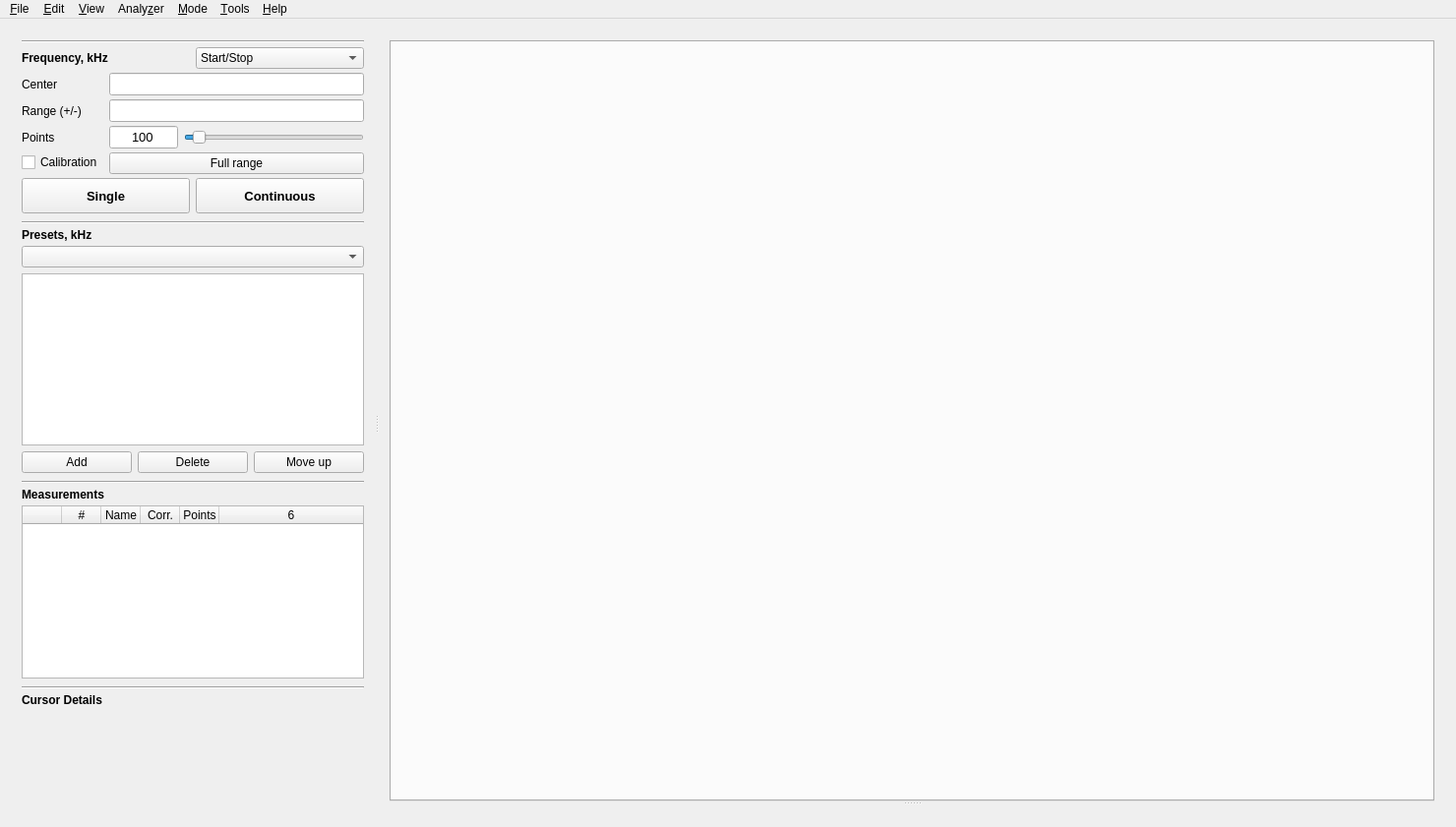
<?xml version="1.0" encoding="UTF-8"?>
<ui version="4.0">
 <class>MainWindow</class>
 <widget class="QMainWindow" name="MainWindow">
  <property name="geometry">
   <rect>
    <x>0</x>
    <y>0</y>
    <width>1480</width>
    <height>841</height>
   </rect>
  </property>
  <property name="sizePolicy">
   <sizepolicy hsizetype="Preferred" vsizetype="Preferred">
    <horstretch>0</horstretch>
    <verstretch>0</verstretch>
   </sizepolicy>
  </property>
  <property name="minimumSize">
   <size>
    <width>1000</width>
    <height>700</height>
   </size>
  </property>
  <property name="maximumSize">
   <size>
    <width>6000</width>
    <height>3000</height>
   </size>
  </property>
  <property name="windowTitle">
   <string notr="true">AntScopeZ</string>
  </property>
  <widget class="CentralWidget" name="centralWidget">
   <property name="sizePolicy">
    <sizepolicy hsizetype="Expanding" vsizetype="Expanding">
     <horstretch>0</horstretch>
     <verstretch>0</verstretch>
    </sizepolicy>
   </property>
   <property name="styleSheet">
    <string notr="true"/>
   </property>
   <layout class="QHBoxLayout" name="horizontalLayout_2">
    <item>
     <widget class="QSplitter" name="splitter">
      <property name="orientation">
       <enum>Qt::Orientation::Horizontal</enum>
      </property>
      <property name="childrenCollapsible">
       <bool>false</bool>
      </property>
      <widget class="QWidget" name="controlPane">
       <property name="minimumSize">
        <size>
         <width>260</width>
         <height>0</height>
        </size>
       </property>
       <property name="maximumSize">
        <size>
         <width>370</width>
         <height>16777215</height>
        </size>
       </property>
       <layout class="QVBoxLayout" name="verticalLayout_Left">
        <property name="spacing">
         <number>4</number>
        </property>
        <item>
         <widget class="QStackedWidget" name="modeStack">
          <widget class="QWidget" name="sweepPage">
           <layout class="QVBoxLayout" name="verticalLayout_SweepPage">
            <property name="spacing">
             <number>4</number>
            </property>
            <property name="leftMargin">
             <number>0</number>
            </property>
            <property name="topMargin">
             <number>0</number>
            </property>
            <property name="rightMargin">
             <number>0</number>
            </property>
            <property name="bottomMargin">
             <number>0</number>
            </property>
            <item>
             <widget class="Line" name="freqHeadingLine">
              <property name="orientation">
               <enum>Qt::Orientation::Horizontal</enum>
              </property>
             </widget>
            </item>
            <item>
             <layout class="QHBoxLayout" name="horizontalLayout_freqHeading">
              <item>
               <widget class="QLabel" name="freqHeading">
                <property name="font">
                 <font>
                  <bold>true</bold>
                 </font>
                </property>
                <property name="text">
                 <string>Frequency, kHz</string>
                </property>
               </widget>
              </item>
              <item>
               <widget class="NoScrollComboBox" name="scanModeCombo">
                <property name="toolTip">
                 <string>Choose how measurement frequency is entered: initial/final, or center/range</string>
                </property>
                <item>
                 <property name="text">
                  <string>Start/Stop</string>
                 </property>
                </item>
                <item>
                 <property name="text">
                  <string>Center/Range</string>
                 </property>
                </item>
               </widget>
              </item>
             </layout>
            </item>
            <item>
             <layout class="QFormLayout" name="formLayout">
              <property name="verticalSpacing">
               <number>4</number>
              </property>
              <item row="0" column="0">
               <widget class="QLabel" name="startLabel">
                <property name="text">
                 <string>Center</string>
                </property>
               </widget>
              </item>
              <item row="0" column="1">
               <widget class="QLineEdit" name="lineEdit_fqFrom">
                <property name="font">
                 <font>
                  <pointsize>10</pointsize>
                 </font>
                </property>
                <property name="text">
                 <string notr="true"/>
                </property>
                <property name="alignment">
                 <set>Qt::AlignmentFlag::AlignCenter</set>
                </property>
               </widget>
              </item>
              <item row="1" column="0">
               <widget class="QLabel" name="stopLabel">
                <property name="text">
                 <string>Range (+/-)</string>
                </property>
               </widget>
              </item>
              <item row="1" column="1">
               <widget class="QLineEdit" name="lineEdit_fqTo">
                <property name="font">
                 <font>
                  <pointsize>10</pointsize>
                 </font>
                </property>
                <property name="text">
                 <string notr="true"/>
                </property>
                <property name="frame">
                 <bool>true</bool>
                </property>
                <property name="alignment">
                 <set>Qt::AlignmentFlag::AlignCenter</set>
                </property>
                <property name="clearButtonEnabled">
                 <bool>false</bool>
                </property>
               </widget>
              </item>
              <item row="2" column="0">
               <widget class="QLabel" name="label">
                <property name="text">
                 <string>Points</string>
                </property>
               </widget>
              </item>
              <item row="2" column="1">
               <layout class="QHBoxLayout" name="horizontalLayout_points">
                <item>
                 <widget class="QLineEdit" name="lineEdit_points">
                  <property name="maximumSize">
                   <size>
                    <width>70</width>
                    <height>16777215</height>
                   </size>
                  </property>
                  <property name="font">
                   <font>
                    <pointsize>10</pointsize>
                   </font>
                  </property>
                  <property name="text">
                   <string notr="true">100</string>
                  </property>
                  <property name="alignment">
                   <set>Qt::AlignmentFlag::AlignCenter</set>
                  </property>
                 </widget>
                </item>
                <item>
                 <widget class="NoScrollSlider" name="speedAccuracySlider">
                  <property name="toolTip">
                   <string>Fast (fewer points) to Accurate (more points)</string>
                  </property>
                  <property name="minimum">
                   <number>10</number>
                  </property>
                  <property name="maximum">
                   <number>2000</number>
                  </property>
                  <property name="singleStep">
                   <number>10</number>
                  </property>
                  <property name="pageStep">
                   <number>100</number>
                  </property>
                  <property name="value">
                   <number>100</number>
                  </property>
                  <property name="orientation">
                   <enum>Qt::Orientation::Horizontal</enum>
                  </property>
                 </widget>
                </item>
               </layout>
              </item>
              <item row="3" column="0">
               <widget class="QCheckBox" name="checkBoxCalibration">
                <property name="toolTip">
                 <string>Enable calibration OSL. Attention!
        You must perform the calibration 
        process in the settings menu!</string>
                </property>
                <property name="text">
                 <string>Calibration</string>
                </property>
               </widget>
              </item>
              <item row="3" column="1">
               <widget class="QPushButton" name="fullBtn">
                <property name="toolTip">
                 <string>Set the default values of the measuring frequency range</string>
                </property>
                <property name="text">
                 <string>Full range</string>
                </property>
               </widget>
              </item>
              <item row="4" column="0" colspan="2">
               <layout class="QHBoxLayout" name="horizontalLayout">
                <item>
                 <widget class="QPushButton" name="singleStart">
                  <property name="sizePolicy">
                   <sizepolicy hsizetype="Expanding" vsizetype="Expanding">
                    <horstretch>2</horstretch>
                    <verstretch>2</verstretch>
                   </sizepolicy>
                  </property>
                  <property name="minimumSize">
                   <size>
                    <width>0</width>
                    <height>36</height>
                   </size>
                  </property>
                  <property name="maximumSize">
                   <size>
                    <width>16777215</width>
                    <height>36</height>
                   </size>
                  </property>
                  <property name="font">
                   <font>
                    <pointsize>10</pointsize>
                    <bold>true</bold>
                   </font>
                  </property>
                  <property name="toolTip">
                   <string>Run single measurement(F9)</string>
                  </property>
                  <property name="text">
                   <string>Single</string>
                  </property>
                  <property name="checkable">
                   <bool>true</bool>
                  </property>
                 </widget>
                </item>
                <item>
                 <widget class="QPushButton" name="continuousStartBtn">
                  <property name="sizePolicy">
                   <sizepolicy hsizetype="Expanding" vsizetype="Expanding">
                    <horstretch>2</horstretch>
                    <verstretch>2</verstretch>
                   </sizepolicy>
                  </property>
                  <property name="minimumSize">
                   <size>
                    <width>0</width>
                    <height>36</height>
                   </size>
                  </property>
                  <property name="maximumSize">
                   <size>
                    <width>16777215</width>
                    <height>36</height>
                   </size>
                  </property>
                  <property name="font">
                   <font>
                    <pointsize>10</pointsize>
                    <bold>true</bold>
                   </font>
                  </property>
                  <property name="toolTip">
                   <string>Run cyclic measurement(F10)</string>
                  </property>
                  <property name="text">
                   <string>Continuous</string>
                  </property>
                  <property name="checkable">
                   <bool>true</bool>
                  </property>
                 </widget>
                </item>
               </layout>
              </item>
             </layout>
            </item>
            <item>
             <spacer name="gap_1">
              <property name="orientation">
               <enum>Qt::Orientation::Vertical</enum>
              </property>
              <property name="sizeType">
               <enum>QSizePolicy::Policy::Fixed</enum>
              </property>
              <property name="sizeHint" stdset="0">
               <size>
                <width>0</width>
                <height>4</height>
               </size>
              </property>
             </spacer>
            </item>
            <item>
             <widget class="Line" name="presetsHeadingLine">
              <property name="orientation">
               <enum>Qt::Orientation::Horizontal</enum>
              </property>
             </widget>
            </item>
            <item>
             <widget class="QLabel" name="presetsHeading">
              <property name="font">
               <font>
                <bold>true</bold>
               </font>
              </property>
              <property name="text">
               <string>Presets, kHz</string>
              </property>
             </widget>
            </item>
            <item>
             <layout class="QVBoxLayout" name="verticalLayout_3">
              <item>
               <widget class="NoScrollComboBox" name="presetsBandComboBox">
                <property name="visible">
                 <bool>false</bool>
                </property>
                <property name="toolTip">
                 <string>Select a ham band to set the Start/Stop range</string>
                </property>
               </widget>
              </item>
              <item>
               <widget class="QTableWidget" name="tableWidget_presets">
                <property name="sizePolicy">
                 <sizepolicy hsizetype="Preferred" vsizetype="Expanding">
                  <horstretch>0</horstretch>
                  <verstretch>1</verstretch>
                 </sizepolicy>
                </property>
                <property name="minimumSize">
                 <size>
                  <width>0</width>
                  <height>90</height>
                 </size>
                </property>
                <property name="maximumSize">
                 <size>
                  <width>2000</width>
                  <height>1000</height>
                 </size>
                </property>
                <property name="verticalScrollBarPolicy">
                 <enum>Qt::ScrollBarPolicy::ScrollBarAsNeeded</enum>
                </property>
                <property name="horizontalScrollBarPolicy">
                 <enum>Qt::ScrollBarPolicy::ScrollBarAsNeeded</enum>
                </property>
                <property name="sizeAdjustPolicy">
                 <enum>QAbstractScrollArea::SizeAdjustPolicy::AdjustIgnored</enum>
                </property>
                <property name="editTriggers">
                 <set>QAbstractItemView::EditTrigger::NoEditTriggers</set>
                </property>
                <property name="dragEnabled">
                 <bool>true</bool>
                </property>
                <property name="dragDropOverwriteMode">
                 <bool>true</bool>
                </property>
                <property name="dragDropMode">
                 <enum>QAbstractItemView::DragDropMode::DropOnly</enum>
                </property>
                <property name="defaultDropAction">
                 <enum>Qt::DropAction::MoveAction</enum>
                </property>
                <property name="selectionMode">
                 <enum>QAbstractItemView::SelectionMode::SingleSelection</enum>
                </property>
                <property name="selectionBehavior">
                 <enum>QAbstractItemView::SelectionBehavior::SelectRows</enum>
                </property>
                <property name="rowCount">
                 <number>0</number>
                </property>
                <property name="columnCount">
                 <number>3</number>
                </property>
                <attribute name="horizontalHeaderVisible">
                 <bool>false</bool>
                </attribute>
                <attribute name="horizontalHeaderCascadingSectionResizes">
                 <bool>true</bool>
                </attribute>
                <attribute name="horizontalHeaderMinimumSectionSize">
                 <number>80</number>
                </attribute>
                <attribute name="horizontalHeaderDefaultSectionSize">
                 <number>80</number>
                </attribute>
                <attribute name="horizontalHeaderHighlightSections">
                 <bool>false</bool>
                </attribute>
                <attribute name="horizontalHeaderStretchLastSection">
                 <bool>true</bool>
                </attribute>
                <attribute name="verticalHeaderVisible">
                 <bool>false</bool>
                </attribute>
                <attribute name="verticalHeaderMinimumSectionSize">
                 <number>30</number>
                </attribute>
                <column>
                 <property name="text">
                  <string>Start</string>
                 </property>
                </column>
                <column>
                 <property name="text">
                  <string>Stop</string>
                 </property>
                </column>
                <column>
                 <property name="text">
                  <string>Points</string>
                 </property>
                </column>
               </widget>
              </item>
              <item>
               <layout class="QHBoxLayout" name="horizontalLayout_6">
                <item>
                 <widget class="QPushButton" name="presetsAddBtn">
                  <property name="toolTip">
                   <string>Add a new preset</string>
                  </property>
                  <property name="text">
                   <string>Add</string>
                  </property>
                 </widget>
                </item>
                <item>
                 <widget class="QPushButton" name="presetsDeleteBtn">
                  <property name="toolTip">
                   <string>Delete selected preset</string>
                  </property>
                  <property name="text">
                   <string>Delete</string>
                  </property>
                 </widget>
                </item>
                <item>
                 <widget class="QPushButton" name="pressetsUpBtn">
                  <property name="toolTip">
                   <string>Move up selected preset</string>
                  </property>
                  <property name="text">
                   <string>Move up</string>
                  </property>
                 </widget>
                </item>
               </layout>
              </item>
             </layout>
            </item>
           </layout>
          </widget>
         </widget>
        </item>
        <item>
         <spacer name="gap_2">
          <property name="orientation">
           <enum>Qt::Orientation::Vertical</enum>
          </property>
          <property name="sizeType">
           <enum>QSizePolicy::Policy::Fixed</enum>
          </property>
          <property name="sizeHint" stdset="0">
           <size>
            <width>0</width>
            <height>4</height>
           </size>
          </property>
         </spacer>
        </item>
        <item>
         <widget class="Line" name="measurementsHeadingLine">
          <property name="orientation">
           <enum>Qt::Orientation::Horizontal</enum>
          </property>
         </widget>
        </item>
        <item>
         <widget class="QLabel" name="measurementsHeading">
          <property name="font">
           <font>
            <bold>true</bold>
           </font>
          </property>
          <property name="text">
           <string>Measurements</string>
          </property>
         </widget>
        </item>
        <item>
         <layout class="QVBoxLayout" name="verticalLayout_5">
          <item>
           <widget class="QTableWidget" name="tableWidget_measurments">
            <property name="sizePolicy">
             <sizepolicy hsizetype="Preferred" vsizetype="Expanding">
              <horstretch>0</horstretch>
              <verstretch>1</verstretch>
             </sizepolicy>
            </property>
            <property name="minimumSize">
             <size>
              <width>0</width>
              <height>90</height>
             </size>
            </property>
            <property name="maximumSize">
             <size>
              <width>2000</width>
              <height>1000</height>
             </size>
            </property>
            <property name="verticalScrollBarPolicy">
             <enum>Qt::ScrollBarPolicy::ScrollBarAsNeeded</enum>
            </property>
            <property name="horizontalScrollBarPolicy">
             <enum>Qt::ScrollBarPolicy::ScrollBarAsNeeded</enum>
            </property>
            <property name="sizeAdjustPolicy">
             <enum>QAbstractScrollArea::SizeAdjustPolicy::AdjustIgnored</enum>
            </property>
            <property name="editTriggers">
             <set>QAbstractItemView::EditTrigger::NoEditTriggers</set>
            </property>
            <property name="dragEnabled">
             <bool>true</bool>
            </property>
            <property name="dragDropOverwriteMode">
             <bool>true</bool>
            </property>
            <property name="dragDropMode">
             <enum>QAbstractItemView::DragDropMode::DropOnly</enum>
            </property>
            <property name="defaultDropAction">
             <enum>Qt::DropAction::MoveAction</enum>
            </property>
            <property name="alternatingRowColors">
             <bool>false</bool>
            </property>
            <property name="selectionMode">
             <enum>QAbstractItemView::SelectionMode::SingleSelection</enum>
            </property>
            <property name="selectionBehavior">
             <enum>QAbstractItemView::SelectionBehavior::SelectRows</enum>
            </property>
            <property name="verticalScrollMode">
             <enum>QAbstractItemView::ScrollMode::ScrollPerItem</enum>
            </property>
            <property name="showGrid">
             <bool>true</bool>
            </property>
            <property name="gridStyle">
             <enum>Qt::PenStyle::SolidLine</enum>
            </property>
            <property name="sortingEnabled">
             <bool>false</bool>
            </property>
            <property name="wordWrap">
             <bool>true</bool>
            </property>
            <property name="cornerButtonEnabled">
             <bool>true</bool>
            </property>
            <property name="rowCount">
             <number>0</number>
            </property>
            <property name="columnCount">
             <number>6</number>
            </property>
            <attribute name="horizontalHeaderCascadingSectionResizes">
             <bool>true</bool>
            </attribute>
            <attribute name="horizontalHeaderMinimumSectionSize">
             <number>40</number>
            </attribute>
            <attribute name="horizontalHeaderDefaultSectionSize">
             <number>40</number>
            </attribute>
            <attribute name="horizontalHeaderHighlightSections">
             <bool>false</bool>
            </attribute>
            <attribute name="horizontalHeaderStretchLastSection">
             <bool>true</bool>
            </attribute>
            <attribute name="verticalHeaderVisible">
             <bool>false</bool>
            </attribute>
            <column>
             <property name="text">
              <string/>
             </property>
            </column>
            <column>
             <property name="text">
              <string>#</string>
             </property>
            </column>
            <column>
             <property name="text">
              <string>Name</string>
             </property>
            </column>
            <column>
             <property name="text">
              <string>Corr.</string>
             </property>
            </column>
            <column>
             <property name="text">
              <string>Points</string>
             </property>
            </column>
           </widget>
          </item>
         </layout>
        </item>
        <item>
         <spacer name="gap_3">
          <property name="orientation">
           <enum>Qt::Orientation::Vertical</enum>
          </property>
          <property name="sizeType">
           <enum>QSizePolicy::Policy::Fixed</enum>
          </property>
          <property name="sizeHint" stdset="0">
           <size>
            <width>0</width>
            <height>4</height>
           </size>
          </property>
         </spacer>
        </item>
        <item>
         <widget class="Line" name="graphHintHeadingLine">
          <property name="orientation">
           <enum>Qt::Orientation::Horizontal</enum>
          </property>
         </widget>
        </item>
        <item>
         <widget class="QWidget" name="graphHintPanel">
          <layout class="QVBoxLayout" name="verticalLayout_GraphHintPanel">
           <property name="spacing">
            <number>6</number>
           </property>
           <property name="leftMargin">
            <number>0</number>
           </property>
           <property name="topMargin">
            <number>0</number>
           </property>
           <property name="rightMargin">
            <number>0</number>
           </property>
           <property name="bottomMargin">
            <number>0</number>
           </property>
           <item>
            <widget class="QLabel" name="graphHintHeading">
             <property name="font">
              <font>
               <bold>true</bold>
              </font>
             </property>
             <property name="text">
              <string>Cursor Details</string>
             </property>
            </widget>
           </item>
           <item>
            <layout class="QGridLayout" name="gridLayout_GraphHint">
             <property name="verticalSpacing">
              <number>2</number>
             </property>
             <property name="horizontalSpacing">
              <number>6</number>
             </property>
             <item row="0" column="0">
              <widget class="QLabel" name="graphHintName0">
               <property name="text">
                <string notr="true"/>
               </property>
              </widget>
             </item>
             <item row="0" column="1">
              <widget class="QLabel" name="graphHintValue0">
               <property name="text">
                <string notr="true"/>
               </property>
               <property name="wordWrap">
                <bool>true</bool>
               </property>
              </widget>
             </item>
             <item row="1" column="0">
              <widget class="QLabel" name="graphHintName1">
               <property name="text">
                <string notr="true"/>
               </property>
              </widget>
             </item>
             <item row="1" column="1">
              <widget class="QLabel" name="graphHintValue1">
               <property name="text">
                <string notr="true"/>
               </property>
               <property name="wordWrap">
                <bool>true</bool>
               </property>
              </widget>
             </item>
             <item row="2" column="0">
              <widget class="QLabel" name="graphHintName2">
               <property name="text">
                <string notr="true"/>
               </property>
              </widget>
             </item>
             <item row="2" column="1">
              <widget class="QLabel" name="graphHintValue2">
               <property name="text">
                <string notr="true"/>
               </property>
               <property name="wordWrap">
                <bool>true</bool>
               </property>
              </widget>
             </item>
             <item row="3" column="0">
              <widget class="QLabel" name="graphHintName3">
               <property name="text">
                <string notr="true"/>
               </property>
              </widget>
             </item>
             <item row="3" column="1">
              <widget class="QLabel" name="graphHintValue3">
               <property name="text">
                <string notr="true"/>
               </property>
               <property name="wordWrap">
                <bool>true</bool>
               </property>
              </widget>
             </item>
             <item row="4" column="0">
              <widget class="QLabel" name="graphHintName4">
               <property name="text">
                <string notr="true"/>
               </property>
              </widget>
             </item>
             <item row="4" column="1">
              <widget class="QLabel" name="graphHintValue4">
               <property name="text">
                <string notr="true"/>
               </property>
               <property name="wordWrap">
                <bool>true</bool>
               </property>
              </widget>
             </item>
             <item row="5" column="0">
              <widget class="QLabel" name="graphHintName5">
               <property name="text">
                <string notr="true"/>
               </property>
              </widget>
             </item>
             <item row="5" column="1">
              <widget class="QLabel" name="graphHintValue5">
               <property name="text">
                <string notr="true"/>
               </property>
               <property name="wordWrap">
                <bool>true</bool>
               </property>
              </widget>
             </item>
             <item row="0" column="2">
              <widget class="QLabel" name="graphHintName6">
               <property name="text">
                <string notr="true"/>
               </property>
              </widget>
             </item>
             <item row="0" column="3">
              <widget class="QLabel" name="graphHintValue6">
               <property name="text">
                <string notr="true"/>
               </property>
               <property name="wordWrap">
                <bool>true</bool>
               </property>
              </widget>
             </item>
             <item row="1" column="2">
              <widget class="QLabel" name="graphHintName7">
               <property name="text">
                <string notr="true"/>
               </property>
              </widget>
             </item>
             <item row="1" column="3">
              <widget class="QLabel" name="graphHintValue7">
               <property name="text">
                <string notr="true"/>
               </property>
               <property name="wordWrap">
                <bool>true</bool>
               </property>
              </widget>
             </item>
             <item row="2" column="2">
              <widget class="QLabel" name="graphHintName8">
               <property name="text">
                <string notr="true"/>
               </property>
              </widget>
             </item>
             <item row="2" column="3">
              <widget class="QLabel" name="graphHintValue8">
               <property name="text">
                <string notr="true"/>
               </property>
               <property name="wordWrap">
                <bool>true</bool>
               </property>
              </widget>
             </item>
             <item row="3" column="2">
              <widget class="QLabel" name="graphHintName9">
               <property name="text">
                <string notr="true"/>
               </property>
              </widget>
             </item>
             <item row="3" column="3">
              <widget class="QLabel" name="graphHintValue9">
               <property name="text">
                <string notr="true"/>
               </property>
               <property name="wordWrap">
                <bool>true</bool>
               </property>
              </widget>
             </item>
             <item row="4" column="2">
              <widget class="QLabel" name="graphHintName10">
               <property name="text">
                <string notr="true"/>
               </property>
              </widget>
             </item>
             <item row="4" column="3">
              <widget class="QLabel" name="graphHintValue10">
               <property name="text">
                <string notr="true"/>
               </property>
               <property name="wordWrap">
                <bool>true</bool>
               </property>
              </widget>
             </item>
            </layout>
           </item>
          </layout>
         </widget>
        </item>
       </layout>
      </widget>
      <widget class="QWidget" name="rightPane">
     <layout class="QVBoxLayout" name="verticalLayout_Right">
      <property name="spacing">
       <number>6</number>
      </property>
      <item>
       <widget class="QSplitter" name="splitterRightPane">
        <property name="orientation">
         <enum>Qt::Orientation::Vertical</enum>
        </property>
        <property name="childrenCollapsible">
         <bool>false</bool>
        </property>
        <widget class="QTabWidget" name="tabWidget">
         <property name="sizePolicy">
          <sizepolicy hsizetype="Expanding" vsizetype="Minimum">
           <horstretch>0</horstretch>
           <verstretch>4</verstretch>
          </sizepolicy>
         </property>
         <property name="minimumSize">
          <size>
           <width>0</width>
           <height>0</height>
          </size>
         </property>
         <property name="mouseTracking">
          <bool>true</bool>
         </property>
         <property name="layoutDirection">
          <enum>Qt::LayoutDirection::LeftToRight</enum>
         </property>
         <property name="styleSheet">
          <string notr="true"/>
         </property>
         <property name="tabPosition">
          <enum>QTabWidget::TabPosition::North</enum>
         </property>
         <property name="tabShape">
          <enum>QTabWidget::TabShape::Rounded</enum>
         </property>
         <property name="currentIndex">
          <number>-1</number>
         </property>
         <property name="documentMode">
          <bool>false</bool>
         </property>
         <property name="tabsClosable">
          <bool>false</bool>
         </property>
         <property name="movable">
          <bool>true</bool>
         </property>
        </widget>
        <widget class="QWidget" name="markersPanelContainer">
         <property name="sizePolicy">
          <sizepolicy hsizetype="Expanding" vsizetype="Preferred">
           <horstretch>0</horstretch>
           <verstretch>0</verstretch>
          </sizepolicy>
         </property>
         <layout class="QVBoxLayout" name="verticalLayout_MarkersPanel">
          <property name="leftMargin">
           <number>0</number>
          </property>
          <property name="topMargin">
           <number>0</number>
          </property>
          <property name="rightMargin">
           <number>0</number>
          </property>
          <property name="bottomMargin">
           <number>0</number>
          </property>
         </layout>
        </widget>
       </widget>
      </item>
     </layout>
      </widget>
     </widget>
    </item>
   </layout>
  </widget>
  <widget class="QMenuBar" name="menubar">
   <property name="geometry">
    <rect>
     <x>0</x>
     <y>0</y>
     <width>1480</width>
     <height>22</height>
    </rect>
   </property>
   <widget class="QMenu" name="menuFile">
    <property name="title">
     <string>&amp;File</string>
    </property>
    <addaction name="actionImport"/>
    <addaction name="actionExport"/>
    <addaction name="separator"/>
    <addaction name="actionSettings"/>
    <addaction name="separator"/>
    <addaction name="actionPrint"/>
    <addaction name="separator"/>
    <addaction name="actionScreenshot"/>
    <addaction name="separator"/>
    <addaction name="actionExit"/>
   </widget>
   <widget class="QMenu" name="menuEdit">
    <property name="title">
     <string>&amp;Edit</string>
    </property>
    <!-- Populated in code (MainWindow::buildEditMenu(), mainwindow_editmenu.cpp)
         via QMenu::addSection() group headers, since Designer's .ui format
         has no declarative equivalent for addSection(). -->
   </widget>
   <widget class="QMenu" name="menuView">
    <property name="title">
     <string>&amp;View</string>
    </property>
    <addaction name="actionGraphHint"/>
    <addaction name="actionMarkersHint"/>
    <addaction name="actionCursorParams"/>
    <addaction name="separator"/>
    <addaction name="actionShowBandName"/>
    <addaction name="actionBandSelector"/>
    <addaction name="menuBandHighlighting"/>
    <addaction name="separator"/>
    <addaction name="actionShowS21"/>
    <addaction name="actionShowS12"/>
    <addaction name="separator"/>
    <addaction name="menuLanguage"/>
    <addaction name="menuTheme"/>
   </widget>
   <widget class="QMenu" name="menuBandHighlighting">
    <property name="title">
     <string>&amp;Band Highlighting</string>
    </property>
   </widget>
   <widget class="QMenu" name="menuLanguage">
    <property name="title">
     <string>&amp;Language</string>
    </property>
   </widget>
   <widget class="QMenu" name="menuTheme">
    <property name="title">
     <string>&amp;Theme</string>
    </property>
   </widget>
   <widget class="QMenu" name="menuTools">
    <property name="title">
     <string>&amp;Tools</string>
    </property>
    <addaction name="actionMarkerComparison"/>
   </widget>
   <widget class="QMenu" name="menuMode">
    <property name="title">
     <string>&amp;Mode</string>
    </property>
    <addaction name="actionModeSweep"/>
    <addaction name="actionModeTuning"/>
    <addaction name="actionModeTdr"/>
   </widget>
   <widget class="QMenu" name="menuAnalyzer">
    <property name="title">
     <string>Analy&amp;zer</string>
    </property>
    <addaction name="actionConnectAnalyzer"/>
    <addaction name="actionScreenshotAA"/>
    <addaction name="actionAnalyzerData"/>
    <addaction name="separator"/>
    <addaction name="actionDisconnectAnalyzer"/>
   </widget>
   <widget class="QMenu" name="menuHelp">
    <property name="title">
     <string>&amp;Help</string>
    </property>
    <addaction name="actionUserGuide"/>
    <addaction name="actionAbout"/>
   </widget>
   <addaction name="menuFile"/>
   <addaction name="menuEdit"/>
   <addaction name="menuView"/>
   <addaction name="menuAnalyzer"/>
   <addaction name="menuMode"/>
   <addaction name="menuTools"/>
   <addaction name="menuHelp"/>
  </widget>
  <action name="actionImport">
   <property name="text">
    <string>&amp;Open...</string>
   </property>
   <property name="toolTip">
    <string>Open a saved measurement (AntScopeZ, Touchstone, CSV, or NWL)</string>
   </property>
  </action>
  <action name="actionExport">
   <property name="text">
    <string>&amp;Save...</string>
   </property>
   <property name="toolTip">
    <string>Save the selected measurement</string>
   </property>
  </action>
  <action name="actionPrint">
   <property name="text">
    <string>&amp;Print...</string>
   </property>
   <property name="toolTip">
    <string>Printing (or saving to PDF) measurement results</string>
   </property>
  </action>
  <action name="actionScreenshot">
   <property name="text">
    <string>&amp;Save Screenshot...</string>
   </property>
   <property name="toolTip">
    <string>Saving a program window with a chart on a PC</string>
   </property>
  </action>
  <action name="actionScreenshotAA">
   <property name="text">
    <string>&amp;Screenshot...</string>
   </property>
   <property name="toolTip">
    <string>Screenshot of the current screen of  analyzer (not for all models)</string>
   </property>
  </action>
  <action name="actionAnalyzerData">
   <property name="text">
    <string>&amp;Data from AA</string>
   </property>
   <property name="toolTip">
    <string>Loading saved measurement results from analyzer memory</string>
   </property>
  </action>
  <action name="actionConnectAnalyzer">
   <property name="text">
    <string>&amp;Connect...</string>
   </property>
  </action>
  <action name="actionDisconnectAnalyzer">
   <property name="text">
    <string>&amp;Disconnect</string>
   </property>
   <property name="toolTip">
    <string>Disconnect the currently connected analyzer</string>
   </property>
  </action>
  <action name="actionMarkerComparison">
   <property name="text">
    <string>&amp;Marker Comparison...</string>
   </property>
   <property name="toolTip">
    <string>Compare two placed markers (frequency/SWR/RL/R/X, Q factor, equivalent L/C) and estimate an antenna trim to reach a target frequency</string>
   </property>
  </action>
  <action name="actionModeSweep">
   <property name="checkable">
    <bool>true</bool>
   </property>
   <property name="checked">
    <bool>true</bool>
   </property>
   <property name="text">
    <string>&amp;Sweep</string>
   </property>
   <property name="toolTip">
    <string>Frequency sweeps: SWR, impedance, Smith and other charts</string>
   </property>
  </action>
  <action name="actionModeTuning">
   <property name="checkable">
    <bool>true</bool>
   </property>
   <property name="text">
    <string>T&amp;uning</string>
   </property>
   <property name="toolTip">
    <string>Live SWR readout at one frequency, for trimming an antenna</string>
   </property>
  </action>
  <action name="actionModeTdr">
   <property name="checkable">
    <bool>true</bool>
   </property>
   <property name="text">
    <string>&amp;TDR</string>
   </property>
   <property name="toolTip">
    <string>Time-domain reflectometry: find cable faults and length</string>
   </property>
  </action>
  <action name="actionSettings">
   <property name="text">
    <string>&amp;Settings...</string>
   </property>
   <property name="toolTip">
    <string>Entering the AntScopeZ program settings menu</string>
   </property>
  </action>
  <action name="actionExit">
   <property name="text">
    <string>E&amp;xit</string>
   </property>
  </action>
  <action name="actionAbout">
   <property name="text">
    <string>&amp;About AntScopeZ...</string>
   </property>
  </action>
  <action name="actionUserGuide">
   <property name="text">
    <string>&amp;User Guide</string>
   </property>
  </action>
  <action name="actionGraphHint">
   <property name="checkable">
    <bool>true</bool>
   </property>
   <property name="checked">
    <bool>true</bool>
   </property>
   <property name="text">
    <string>Cursor &amp;Details</string>
   </property>
   <property name="toolTip">
    <string>Show the Frequency/SWR/... readout panel</string>
   </property>
  </action>
  <action name="actionShowS21">
   <property name="checkable">
    <bool>true</bool>
   </property>
   <property name="checked">
    <bool>true</bool>
   </property>
   <property name="text">
    <string>Show S21</string>
   </property>
   <property name="toolTip">
    <string>Show the S21 (forward transmission) trace on the S21 tab</string>
   </property>
  </action>
  <action name="actionShowS12">
   <property name="checkable">
    <bool>true</bool>
   </property>
   <property name="checked">
    <bool>false</bool>
   </property>
   <property name="text">
    <string>Show S12</string>
   </property>
   <property name="toolTip">
    <string>Show the S12 (reverse transmission) trace on the S21 tab -- for a reciprocal (passive) device this is identical to S21, so it's off by default</string>
   </property>
  </action>
  <action name="actionMarkersHint">
   <property name="checkable">
    <bool>true</bool>
   </property>
   <property name="checked">
    <bool>true</bool>
   </property>
   <property name="text">
    <string>&amp;Markers Hint</string>
   </property>
   <property name="toolTip">
    <string>Show the markers table popup</string>
   </property>
  </action>
  <action name="actionCursorParams">
   <property name="checkable">
    <bool>true</bool>
   </property>
   <property name="checked">
    <bool>true</bool>
   </property>
   <property name="text">
    <string>&amp;Cursor Params</string>
   </property>
   <property name="toolTip">
    <string>Show brief params under the cursor</string>
   </property>
  </action>
  <action name="actionShowBandName">
   <property name="checkable">
    <bool>true</bool>
   </property>
   <property name="text">
    <string>Show &amp;Band Name</string>
   </property>
  </action>
  <action name="actionBandSelector">
   <property name="checkable">
    <bool>true</bool>
   </property>
   <property name="text">
    <string>&amp;Band Selector</string>
   </property>
   <property name="toolTip">
    <string>Show the per-band Start/Stop selector above the Presets list</string>
   </property>
  </action>
  <action name="actionEditMeasurementsSelectColor">
   <property name="text">
    <string>Select &amp;Color...</string>
   </property>
  </action>
  <action name="actionEditMeasurementsRename">
   <property name="text">
    <string>&amp;Rename...</string>
   </property>
  </action>
  <action name="actionEditMeasurementsSaveAs">
   <property name="text">
    <string>&amp;Save as...</string>
   </property>
  </action>
  <action name="actionEditMeasurementsDelete">
   <property name="text">
    <string>&amp;Delete</string>
   </property>
  </action>
  <action name="actionEditMeasurementsToggleVisibility">
   <property name="text">
    <string>&amp;Toggle Visibility</string>
   </property>
  </action>
  <action name="actionEditMeasurementsClearAll">
   <property name="text">
    <string>Clea&amp;r All</string>
   </property>
  </action>
  <action name="actionEditMarkersClearSelected">
   <property name="text">
    <string>Clear &amp;Selected Marker</string>
   </property>
  </action>
  <action name="actionEditMarkersClearAll">
   <property name="text">
    <string>Clear &amp;All Markers</string>
   </property>
  </action>
  <action name="actionEditMarkersClearEmpty">
   <property name="text">
    <string>Clear &amp;Empty Markers</string>
   </property>
  </action>
  <action name="actionEditPresetsAdd">
   <property name="text">
    <string>&amp;Add</string>
   </property>
   <property name="toolTip">
    <string>Add a preset using the current Start/Stop (or Center/Range) fields</string>
   </property>
  </action>
  <action name="actionEditPresetsDelete">
   <property name="text">
    <string>&amp;Delete</string>
   </property>
  </action>
  <action name="actionEditPresetsMoveUp">
   <property name="text">
    <string>&amp;Move Up</string>
   </property>
  </action>
 </widget>
 <layoutdefault spacing="6" margin="11"/>
 <customwidgets>
  <customwidget>
   <class>CentralWidget</class>
   <extends>QWidget</extends>
   <header location="global">centralwidget.h</header>
   <container>1</container>
  </customwidget>
  <customwidget>
   <class>NoScrollComboBox</class>
   <extends>QComboBox</extends>
   <header location="global">noscrollwidgets.h</header>
  </customwidget>
  <customwidget>
   <class>NoScrollSlider</class>
   <extends>QSlider</extends>
   <header location="global">noscrollwidgets.h</header>
  </customwidget>
 </customwidgets>
 <tabstops>
  <tabstop>tabWidget</tabstop>
  <tabstop>scanModeCombo</tabstop>
  <tabstop>lineEdit_fqFrom</tabstop>
  <tabstop>lineEdit_fqTo</tabstop>
  <tabstop>lineEdit_points</tabstop>
  <tabstop>speedAccuracySlider</tabstop>
  <tabstop>checkBoxCalibration</tabstop>
  <tabstop>fullBtn</tabstop>
  <tabstop>singleStart</tabstop>
  <tabstop>continuousStartBtn</tabstop>
  <tabstop>presetsBandComboBox</tabstop>
  <tabstop>tableWidget_presets</tabstop>
  <tabstop>presetsAddBtn</tabstop>
  <tabstop>presetsDeleteBtn</tabstop>
  <tabstop>pressetsUpBtn</tabstop>
  <tabstop>tableWidget_measurments</tabstop>
 </tabstops>
 <resources>
  <include location="resources/res.qrc"/>
 </resources>
 <connections/>
</ui>
